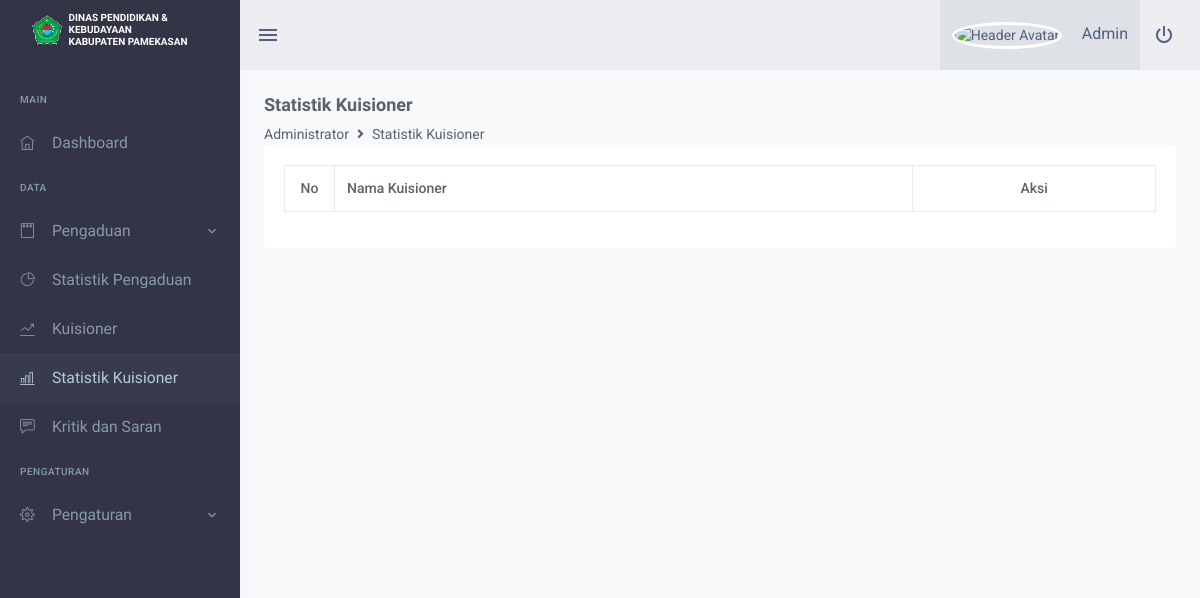
The page /admin?page=statistik-kuisioner (signed in) on the database as committed earlier.
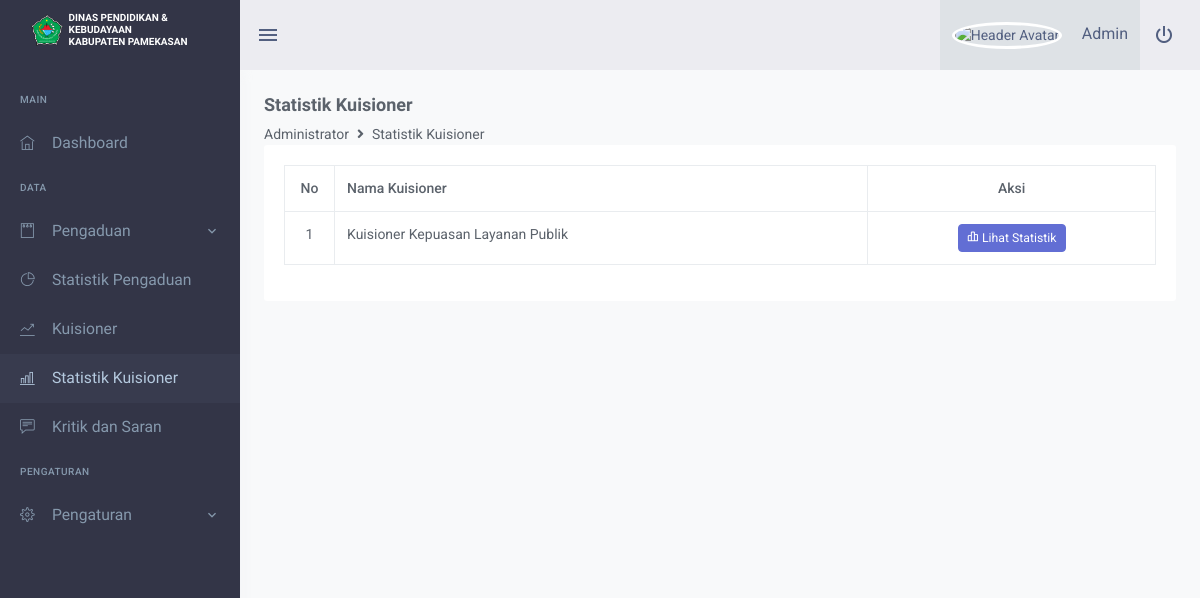
The same page on the database as committed later.
### tables this page shows
CREATE TABLE kuisioner (
    id INTEGER PRIMARY KEY NOT NULL AUTO_INCREMENT,
    nama VARCHAR(255) NOT NULL,
    jumlah_soal INTEGER NOT NULL,
    jumlah_jawaban INTEGER NOT NULL,
    status BOOLEAN DEFAULT FALSE
);

### admin/statistik-kuisioner.php (the view, shortened to what this page needs)
<div class="row align-items-center">
  <div class="col-md-8">
    <h6 class="page-title">Statistik Kuisioner</h6>
    <ol class="breadcrumb m-0">
      <li class="breadcrumb-item"><a href="#">Administrator</a></li>
      <li class="breadcrumb-item active" aria-current="page">Statistik Kuisioner</li>
    </ol>
  </div>
</div>
<?php
$sql = "SELECT * FROM kuisioner";
$kuisioner = $conn->query($sql);
if ($kuisioner && $kuisioner->num_rows > 0) {
  $kuisioner = $kuisioner->fetch_all(MYSQLI_ASSOC);
}
$id = isset($_GET['id']) ? intval($_GET['id']) : 0;
if ($id < 1):
?>
  <div class="row">
    <div class="col-12">
      <div class="card">
        <div class="card-body">
          <div class="table-responsive">
            <table class="table table-hover table-bordered" id="dataTable">
              <thead>
                <tr>
                  <th style="width: 50px;" class="text-center">No</th>
                  <th>Nama Kuisioner</th>
                  <th class="text-center">Aksi</th>
                </tr>
              </thead>
              <tbody>
                <?php foreach ($kuisioner as $key => $value) : ?>
                  <tr>
                    <td class="text-center"><?= $key + 1; ?></td>
                    <td><?= $value['nama']; ?></td>
                    <td class="text-center">
                      <a href="/pengaduan/admin/index.php?page=statistik-kuisioner&id=<?= $value['id']; ?>" class="btn btn-sm btn-primary">
                        <i class='bx bx-bar-chart-alt-2'></i> Lihat Statistik
                    </td>
                  </tr>
                <?php endforeach; ?>
              </tbody>
            </table>
          </div>
        </div>
      </div>
    </div>
  </div>
<?php endif; ?>

Rows that differ between the two databases and show on the page:
added kuisioner: nama "Kuisioner Kepuasan Layanan Publik"
